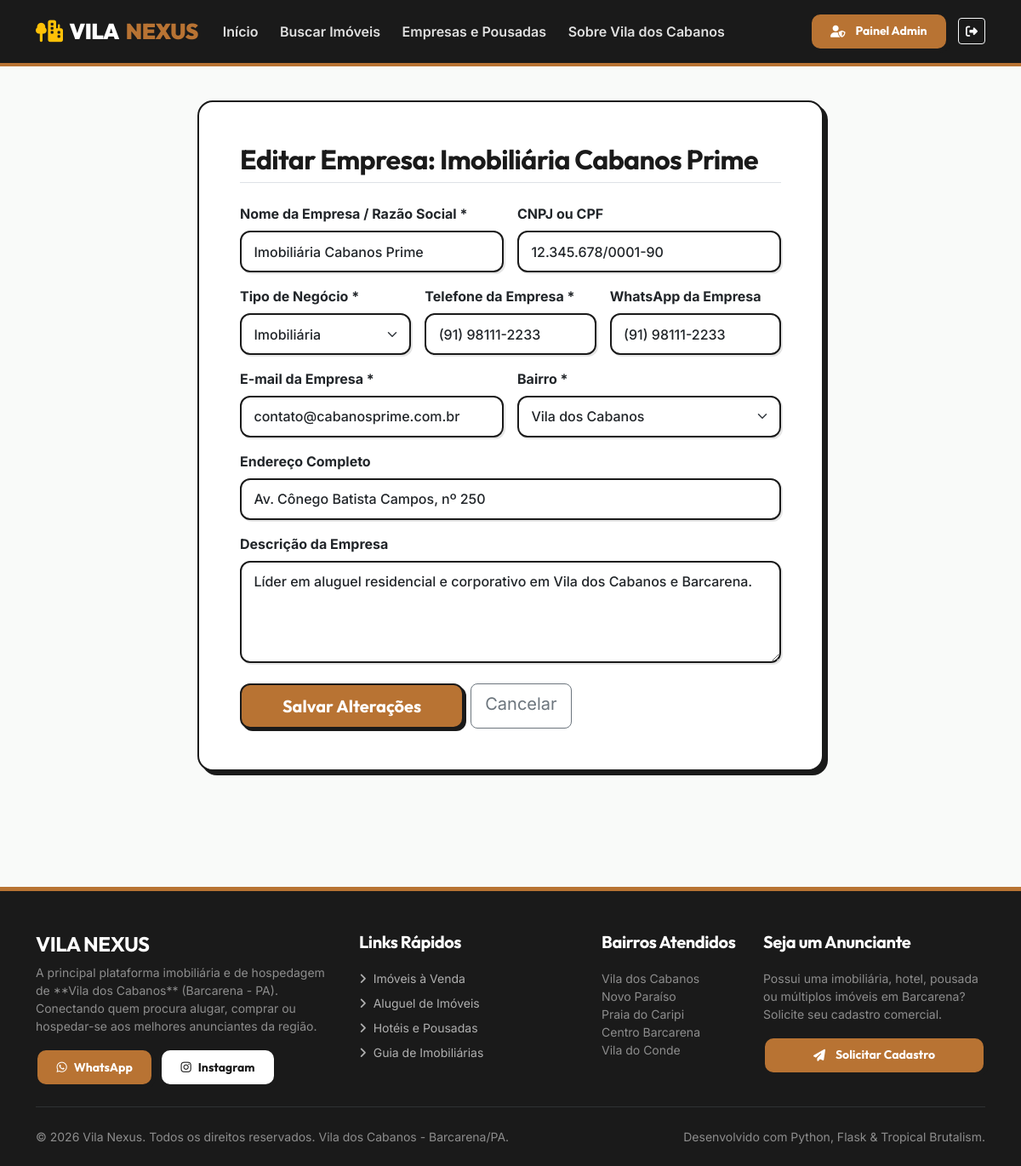
The page /admin/empresa/1/editar (signed in) on the database its author committed.
### app/models/company.py (models this page shows, shortened)
class Company(db.Model):
    __tablename__ = 'companies'
    id = db.Column(db.Integer, primary_key=True)
    name = db.Column(db.String(150), nullable=False)
    cnpj_cpf = db.Column(db.String(30), nullable=True)
    business_type = db.Column(db.String(50), nullable=False, default='Imobiliária')  # Imobiliária, Hotel, Pousada, Proprietário Particular, Outro
    phone = db.Column(db.String(30), nullable=False)
    whatsapp = db.Column(db.String(30), nullable=True)
    email = db.Column(db.String(120), nullable=False)
    address = db.Column(db.String(255), nullable=True)
    neighborhood = db.Column(db.String(100), nullable=False, default='Vila dos Cabanos')
    description = db.Column(db.Text, nullable=True)
    logo_filename = db.Column(db.String(255), nullable=True)
    is_approved = db.Column(db.Boolean, default=True)
    created_at = db.Column(db.DateTime, default=datetime.utcnow)
    users = db.relationship('User', backref='company', lazy='dynamic')
    properties = db.relationship('Property', backref='company', lazy='dynamic', cascade='all, delete-orphan')

### app/blueprints/admin/routes.py (the view, shortened to what this page needs)
@admin_bp.route('/empresa/<int:id>/editar', methods=['GET', 'POST'])
def company_edit(id):
    comp = Company.query.get_or_404(id)
    form = CompanyEditForm(obj=comp)
    return render_template('admin/company_form.html', form=form, company=comp)

### app/blueprints/admin/routes.py (called while the page is built)
def check_admin_access():
    if not current_user.is_authenticated:
        abort(401)
    if not current_user.is_admin():
        flash('Acesso restrito ao Painel Administrativo.', 'danger')
        abort(403)

@admin_bp.before_request
def before_request_hook():
    check_admin_access()

### app/models/user.py (called while the page is built)
@login_manager.user_loader
def load_user(user_id):
    return User.query.get(int(user_id))

    def is_admin(self):
        return self.role == 'admin'

### app/templates/admin/company_form.html (shortened to what this page needs)
{% extends 'base.html' %}
{% block content %}
<div class="container py-4 mb-5">
  <div class="row justify-content-center">
    <div class="col-lg-8">
      <div class="card card-brutalist p-4 p-md-5">
        <h2 class="font-heading fw-bold mb-4 border-bottom pb-2">Editar Empresa: {{ company.name }}</h2>
        <form method="POST">
          <div class="row g-3 mb-4">
            <div class="col-md-6">
              <label class="form-label fw-bold">{{ form.name.label }} *</label>
              {{ form.name(class="form-control" + (" is-invalid" if form.name.errors else "")) }}
            </div>
            <div class="col-md-6">
              <label class="form-label fw-bold">{{ form.cnpj_cpf.label }}</label>
              {{ form.cnpj_cpf(class="form-control") }}
            </div>
            <div class="col-md-4">
              <label class="form-label fw-bold">{{ form.business_type.label }} *</label>
              {{ form.business_type(class="form-select") }}
            </div>
            <div class="col-md-4">
              <label class="form-label fw-bold">{{ form.phone.label }} *</label>
              {{ form.phone(class="form-control") }}
            </div>
            <div class="col-md-4">
              <label class="form-label fw-bold">{{ form.whatsapp.label }}</label>
              {{ form.whatsapp(class="form-control") }}
            </div>
            <div class="col-md-6">
              <label class="form-label fw-bold">{{ form.email.label }} *</label>
              {{ form.email(class="form-control") }}
            </div>
            <div class="col-md-6">
              <label class="form-label fw-bold">{{ form.neighborhood.label }} *</label>
              {{ form.neighborhood(class="form-select") }}
            </div>
            <div class="col-12">
              <label class="form-label fw-bold">{{ form.address.label }}</label>
              {{ form.address(class="form-control") }}
            </div>
            <div class="col-12">
              <label class="form-label fw-bold">{{ form.description.label }}</label>
              {{ form.description(class="form-control", rows=4) }}
            </div>
          </div>
          <div class="d-flex gap-2">
            <button type="submit" class="btn btn-vn-copper btn-lg px-5">Salvar Alterações</button>
            <a href="{{ url_for('admin.companies_list') }}" class="btn btn-outline-secondary btn-lg">Cancelar</a>
          </div>
        </form>
      </div>
    </div>
  </div>
</div>
{% endblock %}

### app/static/css/main.css (style rules this page uses)
:root { --vn-obsidian: #1A1A1A; --vn-copper: #B87333; --vn-copper-hover: #9E6028; --vn-sand: #F9FAF9; --vn-sand-card: #FFFFFF; --vn-emerald: #0B3D2E; --vn-emerald-light: #145944; --vn-muted: #6C757D; --vn-border-width: 2px; --vn-shadow: 5px 5px 0px var(--vn-obsidian); --vn-shadow-lg: 8px 8px 0px var(--vn-obsidian); --vn-shadow-copper: 5px 5px 0px var(--vn-copper); --vn-radius: 18px; --vn-radius-btn: 12px; --vn-radius-badge: 8px; }
body { font-family: 'Inter', system-ui, -apple-system, BlinkMacSystemFont, "Segoe UI", Roboto, sans-serif; background-color: var(--vn-sand); color: var(--vn-obsidian); margin: 0; padding: 0; min-height: 100vh; display: flex; flex-direction: column; }
h1, h2, h3, h4, h5, h6, .font-heading, .navbar-brand, .btn-brutalist { font-family: 'Outfit', sans-serif; font-weight: 700; letter-spacing: -0.02em; color: var(--vn-obsidian); }
.card-brutalist { background-color: var(--vn-sand-card); border: var(--vn-border-width) solid var(--vn-obsidian); box-shadow: var(--vn-shadow); border-radius: var(--vn-radius); transition: transform 0.2s cubic-bezier(0.165, 0.84, 0.44, 1), box-shadow 0.2s cubic-bezier(0.165, 0.84, 0.44, 1); overflow: hidden; }
.btn-vn-copper { background-color: var(--vn-copper); color: #FFFFFF !important; font-family: 'Outfit', sans-serif; font-weight: 700; border: var(--vn-border-width) solid var(--vn-obsidian); box-shadow: 3px 3px 0px var(--vn-obsidian); border-radius: var(--vn-radius-btn); padding: 0.6rem 1.4rem; transition: all 0.15s ease-in-out; text-decoration: none; display: inline-flex; align-items: center; justify-content: center; gap: 0.5rem; }
.form-control, .form-select { border: var(--vn-border-width) solid var(--vn-obsidian) !important; border-radius: var(--vn-radius-btn) !important; padding: 0.65rem 0.9rem; font-weight: 500; box-shadow: 2px 2px 0px rgba(0,0,0,0.1); }

### rows shown on the page
Company: name "Imobiliária Cabanos Prime", cnpj_cpf "12.345.678/0001-90", business_type "Imobiliária", phone "(91) 98111-2233", whatsapp "(91) 98111-2233", email "contato@cabanosprime.com.br", neighborhood "Vila dos Cabanos", address "Av. Cônego Batista Campos, nº 250", description "Líder em aluguel residencial e corporativo em Vila dos Cabanos e Barcarena."

### other values the page prints
{{ 2026 }} "2026"
